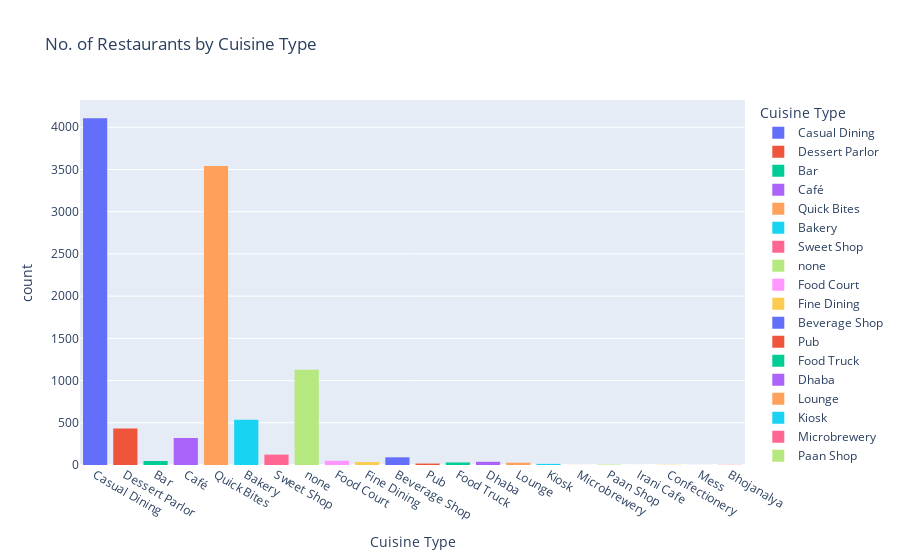

The code cell stored with this chart in its notebook:
### Markdown cell above
## Q1]How many Restaurants are in mumbai for each type of Cuisine?

### Code cell
fig = px.histogram(zomato_df, x='CUSINE TYPE', color='CUSINE TYPE',
 title= 'No. of Restaurants by Cuisine Type',
 labels={'CUSINE TYPE':'Cuisine Type'})
fig.show()

### Figure 1 — Plotly figure (JSON) as saved in the notebook; plotly's stock layout.template omitted (floating-point values rounded to 4 significant figures; data arrays with more than 128 entries replaced by an {"elided": "..."} marker saying what was removed)
{"data": [{"alignmentgroup": "True", "bingroup": "x", "hovertemplate": "Cuisine Type=%{x}<br>count=%{y}<extra></extra>", "legendgroup": "Casual Dining", "marker": {"color": "#636efa", "pattern": {"shape": ""}}, "name": "Casual Dining", "offsetgroup": "Casual Dining", "orientation": "v", "showlegend": true, "type": "histogram", "x": {"elided": "4107 str values"}, "xaxis": "x", "yaxis": "y"}, {"alignmentgroup": "True", "bingroup": "x", "hovertemplate": "Cuisine Type=%{x}<br>count=%{y}<extra></extra>", "legendgroup": "Dessert Parlor", "marker": {"color": "#EF553B", "pattern": {"shape": ""}}, "name": "Dessert Parlor", "offsetgroup": "Dessert Parlor", "orientation": "v", "showlegend": true, "type": "histogram", "x": {"elided": "431 str values"}, "xaxis": "x", "yaxis": "y"}, {"alignmentgroup": "True", "bingroup": "x", "hovertemplate": "Cuisine Type=%{x}<br>count=%{y}<extra></extra>", "legendgroup": "Bar", "marker": {"color": "#00cc96", "pattern": {"shape": ""}}, "name": "Bar", "offsetgroup": "Bar", "orientation": "v", "showlegend": true, "type": "histogram", "x": ["Bar", "Bar", "Bar", "Bar", "Bar", "Bar", "Bar", "Bar", "Bar", "Bar", "Bar", "Bar", "Bar", "Bar", "Bar", "Bar", "Bar", "Bar", "Bar", "Bar", "Bar", "Bar", "Bar", "Bar", "Bar", "Bar", "Bar", "Bar", "Bar", "Bar", "Bar", "Bar", "Bar", "Bar", "Bar", "Bar", "Bar", "Bar", "Bar", "Bar", "Bar", "Bar", "Bar", "Bar", "Bar", "Bar", "Bar"], "xaxis": "x", "yaxis": "y"}, {"alignmentgroup": "True", "bingroup": "x", "hovertemplate": "Cuisine Type=%{x}<br>count=%{y}<extra></extra>", "legendgroup": "Café", "marker": {"color": "#ab63fa", "pattern": {"shape": ""}}, "name": "Café", "offsetgroup": "Café", "orientation": "v", "showlegend": true, "type": "histogram", "x": {"elided": "320 str values"}, "xaxis": "x", "yaxis": "y"}, {"alignmentgroup": "True", "bingroup": "x", "hovertemplate": "Cuisine Type=%{x}<br>count=%{y}<extra></extra>", "legendgroup": "Quick Bites", "marker": {"color": "#FFA15A", "pattern": {"shape": ""}}, "name": "Quick Bites", "offsetgroup": "Quick Bites", "orientation": "v", "showlegend": true, "type": "histogram", "x": {"elided": "3540 str values"}, "xaxis": "x", "yaxis": "y"}, {"alignmentgroup": "True", "bingroup": "x", "hovertemplate": "Cuisine Type=%{x}<br>count=%{y}<extra></extra>", "legendgroup": "Bakery", "marker": {"color": "#19d3f3", "pattern": {"shape": ""}}, "name": "Bakery", "offsetgroup": "Bakery", "orientation": "v", "showlegend": true, "type": "histogram", "x": {"elided": "537 str values"}, "xaxis": "x", "yaxis": "y"}, {"alignmentgroup": "True", "bingroup": "x", "hovertemplate": "Cuisine Type=%{x}<br>count=%{y}<extra></extra>", "legendgroup": "Sweet Shop", "marker": {"color": "#FF6692", "pattern": {"shape": ""}}, "name": "Sweet Shop", "offsetgroup": "Sweet Shop", "orientation": "v", "showlegend": true, "type": "histogram", "x": ["Sweet Shop", "Sweet Shop", "Sweet Shop", "Sweet Shop", "Sweet Shop", "Sweet Shop", "Sweet Shop", "Sweet Shop", "Sweet Shop", "Sweet Shop", "Sweet Shop", "Sweet Shop", "Sweet Shop", "Sweet Shop", "Sweet Shop", "Sweet Shop", "Sweet Shop", "Sweet Shop", "Sweet Shop", "Sweet Shop", "Sweet Shop", "Sweet Shop", "Sweet Shop", "Sweet Shop", "Sweet Shop", "Sweet Shop", "Sweet Shop", "Sweet Shop", "Sweet Shop", "Sweet Shop", "Sweet Shop", "Sweet Shop", "Sweet Shop", "Sweet Shop", "Sweet Shop", "Sweet Shop", "Sweet Shop", "Sweet Shop", "Sweet Shop", "Sweet Shop", "Sweet Shop", "Sweet Shop", "Sweet Shop", "Sweet Shop", "Sweet Shop", "Sweet Shop", "Sweet Shop", "Sweet Shop", "Sweet Shop", "Sweet Shop", "Sweet Shop", "Sweet Shop", "Sweet Shop", "Sweet Shop", "Sweet Shop", "Sweet Shop", "Sweet Shop", "Sweet Shop", "Sweet Shop", "Sweet Shop", "Sweet Shop", "Sweet Shop", "Sweet Shop", "Sweet Shop", "Sweet Shop", "Sweet Shop", "Sweet Shop", "Sweet Shop", "Sweet Shop", "Sweet Shop", "Sweet Shop", "Sweet Shop", "Sweet Shop", "Sweet Shop", "Sweet Shop", "Sweet Shop", "Sweet Shop", "Sweet Shop", "Sweet Shop", "Sweet Shop", "Sweet Shop", "Sweet Shop", "Sweet Shop", "Sweet Shop", "Sweet Shop", "Sweet Shop", "Sweet Shop", "Sweet Shop", "Sweet Shop", "Sweet Shop", "Sweet Shop", "Sweet Shop", "Sweet Shop", "Sweet Shop", "Sweet Shop", "Sweet Shop", "Sweet Shop", "Sweet Shop", "Sweet Shop", "Sweet Shop", "Sweet Shop", "Sweet Shop", "Sweet Shop", "Sweet Shop", "Sweet Shop", "Sweet Shop", "Sweet Shop", "Sweet Shop", "Sweet Shop", "Sweet Shop", "Sweet Shop", "Sweet Shop", "Sweet Shop", "Sweet Shop", "Sweet Shop", "Sweet Shop", "Sweet Shop", "Sweet Shop", "Sweet Shop", "Sweet Shop", "Sweet Shop", "Sweet Shop", "Sweet Shop"], "xaxis": "x", "yaxis": "y"}, {"alignmentgroup": "True", "bingroup": "x", "hovertemplate": "Cuisine Type=%{x}<br>count=%{y}<extra></extra>", "legendgroup": "none", "marker": {"color": "#B6E880", "pattern": {"shape": ""}}, "name": "none", "offsetgroup": "none", "orientation": "v", "showlegend": true, "type": "histogram", "x": {"elided": "1127 str values"}, "xaxis": "x", "yaxis": "y"}, {"alignmentgroup": "True", "bingroup": "x", "hovertemplate": "Cuisine Type=%{x}<br>count=%{y}<extra></extra>", "legendgroup": "Food Court", "marker": {"color": "#FF97FF", "pattern": {"shape": ""}}, "name": "Food Court", "offsetgroup": "Food Court", "orientation": "v", "showlegend": true, "type": "histogram", "x": ["Food Court", "Food Court", "Food Court", "Food Court", "Food Court", "Food Court", "Food Court", "Food Court", "Food Court", "Food Court", "Food Court", "Food Court", "Food Court", "Food Court", "Food Court", "Food Court", "Food Court", "Food Court", "Food Court", "Food Court", "Food Court", "Food Court", "Food Court", "Food Court", "Food Court", "Food Court", "Food Court", "Food Court", "Food Court", "Food Court", "Food Court", "Food Court", "Food Court", "Food Court", "Food Court", "Food Court", "Food Court", "Food Court", "Food Court", "Food Court", "Food Court", "Food Court", "Food Court", "Food Court", "Food Court", "Food Court", "Food Court", "Food Court", "Food Court", "Food Court"], "xaxis": "x", "yaxis": "y"}, {"alignmentgroup": "True", "bingroup": "x", "hovertemplate": "Cuisine Type=%{x}<br>count=%{y}<extra></extra>", "legendgroup": "Fine Dining", "marker": {"color": "#FECB52", "pattern": {"shape": ""}}, "name": "Fine Dining", "offsetgroup": "Fine Dining", "orientation": "v", "showlegend": true, "type": "histogram", "x": ["Fine Dining", "Fine Dining", "Fine Dining", "Fine Dining", "Fine Dining", "Fine Dining", "Fine Dining", "Fine Dining", "Fine Dining", "Fine Dining", "Fine Dining", "Fine Dining", "Fine Dining", "Fine Dining", "Fine Dining", "Fine Dining", "Fine Dining", "Fine Dining", "Fine Dining", "Fine Dining", "Fine Dining", "Fine Dining", "Fine Dining", "Fine Dining", "Fine Dining", "Fine Dining", "Fine Dining", "Fine Dining", "Fine Dining", "Fine Dining", "Fine Dining", "Fine Dining", "Fine Dining", "Fine Dining", "Fine Dining"], "xaxis": "x", "yaxis": "y"}, {"alignmentgroup": "True", "bingroup": "x", "hovertemplate": "Cuisine Type=%{x}<br>count=%{y}<extra></extra>", "legendgroup": "Beverage Shop", "marker": {"color": "#636efa", "pattern": {"shape": ""}}, "name": "Beverage Shop", "offsetgroup": "Beverage Shop", "orientation": "v", "showlegend": true, "type": "histogram", "x": ["Beverage Shop", "Beverage Shop", "Beverage Shop", "Beverage Shop", "Beverage Shop", "Beverage Shop", "Beverage Shop", "Beverage Shop", "Beverage Shop", "Beverage Shop", "Beverage Shop", "Beverage Shop", "Beverage Shop", "Beverage Shop", "Beverage Shop", "Beverage Shop", "Beverage Shop", "Beverage Shop", "Beverage Shop", "Beverage Shop", "Beverage Shop", "Beverage Shop", "Beverage Shop", "Beverage Shop", "Beverage Shop", "Beverage Shop", "Beverage Shop", "Beverage Shop", "Beverage Shop", "Beverage Shop", "Beverage Shop", "Beverage Shop", "Beverage Shop", "Beverage Shop", "Beverage Shop", "Beverage Shop", "Beverage Shop", "Beverage Shop", "Beverage Shop", "Beverage Shop", "Beverage Shop", "Beverage Shop", "Beverage Shop", "Beverage Shop", "Beverage Shop", "Beverage Shop", "Beverage Shop", "Beverage Shop", "Beverage Shop", "Beverage Shop", "Beverage Shop", "Beverage Shop", "Beverage Shop", "Beverage Shop", "Beverage Shop", "Beverage Shop", "Beverage Shop", "Beverage Shop", "Beverage Shop", "Beverage Shop", "Beverage Shop", "Beverage Shop", "Beverage Shop", "Beverage Shop", "Beverage Shop", "Beverage Shop", "Beverage Shop", "Beverage Shop", "Beverage Shop", "Beverage Shop", "Beverage Shop", "Beverage Shop", "Beverage Shop", "Beverage Shop", "Beverage Shop", "Beverage Shop", "Beverage Shop", "Beverage Shop", "Beverage Shop", "Beverage Shop", "Beverage Shop", "Beverage Shop", "Beverage Shop", "Beverage Shop", "Beverage Shop", "Beverage Shop", "Beverage Shop", "Beverage Shop", "Beverage Shop", "Beverage Shop", "Beverage Shop"], "xaxis": "x", "yaxis": "y"}, {"alignmentgroup": "True", "bingroup": "x", "hovertemplate": "Cuisine Type=%{x}<br>count=%{y}<extra></extra>", "legendgroup": "Pub", "marker": {"color": "#EF553B", "pattern": {"shape": ""}}, "name": "Pub", "offsetgroup": "Pub", "orientation": "v", "showlegend": true, "type": "histogram", "x": ["Pub", "Pub", "Pub", "Pub", "Pub", "Pub", "Pub", "Pub", "Pub", "Pub", "Pub", "Pub", "Pub", "Pub", "Pub", "Pub", "Pub"], "xaxis": "x", "yaxis": "y"}, {"alignmentgroup": "True", "bingroup": "x", "hovertemplate": "Cuisine Type=%{x}<br>count=%{y}<extra></extra>", "legendgroup": "Food Truck", "marker": {"color": "#00cc96", "pattern": {"shape": ""}}, "name": "Food Truck", "offsetgroup": "Food Truck", "orientation": "v", "showlegend": true, "type": "histogram", "x": ["Food Truck", "Food Truck", "Food Truck", "Food Truck", "Food Truck", "Food Truck", "Food Truck", "Food Truck", "Food Truck", "Food Truck", "Food Truck", "Food Truck", "Food Truck", "Food Truck", "Food Truck", "Food Truck", "Food Truck", "Food Truck", "Food Truck", "Food Truck", "Food Truck", "Food Truck", "Food Truck", "Food Truck", "Food Truck", "Food Truck", "Food Truck", "Food Truck", "Food Truck", "Food Truck"], "xaxis": "x", "yaxis": "y"}, {"alignmentgroup": "True", "bingroup": "x", "hovertemplate": "Cuisine Type=%{x}<br>count=%{y}<extra></extra>", "legendgroup": "Dhaba", "marker": {"color": "#ab63fa", "pattern": {"shape": ""}}, "name": "Dhaba", "offsetgroup": "Dhaba", "orientation": "v", "showlegend": true, "type": "histogram", "x": ["Dhaba", "Dhaba", "Dhaba", "Dhaba", "Dhaba", "Dhaba", "Dhaba", "Dhaba", "Dhaba", "Dhaba", "Dhaba", "Dhaba", "Dhaba", "Dhaba", "Dhaba", "Dhaba", "Dhaba", "Dhaba", "Dhaba", "Dhaba", "Dhaba", "Dhaba", "Dhaba", "Dhaba", "Dhaba", "Dhaba", "Dhaba", "Dhaba", "Dhaba", "Dhaba", "Dhaba", "Dhaba", "Dhaba", "Dhaba", "Dhaba", "Dhaba", "Dhaba", "Dhaba"], "xaxis": "x", "yaxis": "y"}, {"alignmentgroup": "True", "bingroup": "x", "hovertemplate": "Cuisine Type=%{x}<br>count=%{y}<extra></extra>", "legendgroup": "Lounge", "marker": {"color": "#FFA15A", "pattern": {"shape": ""}}, "name": "Lounge", "offsetgroup": "Lounge", "orientation": "v", "showlegend": true, "type": "histogram", "x": ["Lounge", "Lounge", "Lounge", "Lounge", "Lounge", "Lounge", "Lounge", "Lounge", "Lounge", "Lounge", "Lounge", "Lounge", "Lounge", "Lounge", "Lounge", "Lounge", "Lounge", "Lounge", "Lounge", "Lounge", "Lounge", "Lounge", "Lounge", "Lounge", "Lounge", "Lounge", "Lounge"], "xaxis": "x", "yaxis": "y"}, {"alignmentgroup": "True", "bingroup": "x", "hovertemplate": "Cuisine Type=%{x}<br>count=%{y}<extra></extra>", "legendgroup": "Kiosk", "marker": {"color": "#19d3f3", "pattern": {"shape": ""}}, "name": "Kiosk", "offsetgroup": "Kiosk", "orientation": "v", "showlegend": true, "type": "histogram", "x": ["Kiosk", "Kiosk", "Kiosk", "Kiosk", "Kiosk", "Kiosk", "Kiosk", "Kiosk", "Kiosk", "Kiosk", "Kiosk", "Kiosk", "Kiosk"], "xaxis": "x", "yaxis": "y"}, {"alignmentgroup": "True", "bingroup": "x", "hovertemplate": "Cuisine Type=%{x}<br>count=%{y}<extra></extra>", "legendgroup": "Microbrewery", "marker": {"color": "#FF6692", "pattern": {"shape": ""}}, "name": "Microbrewery", "offsetgroup": "Microbrewery", "orientation": "v", "showlegend": true, "type": "histogram", "x": ["Microbrewery"], "xaxis": "x", "yaxis": "y"}, {"alignmentgroup": "True", "bingroup": "x", "hovertemplate": "Cuisine Type=%{x}<br>count=%{y}<extra></extra>", "legendgroup": "Paan Shop", "marker": {"color": "#B6E880", "pattern": {"shape": ""}}, "name": "Paan Shop", "offsetgroup": "Paan Shop", "orientation": "v", "showlegend": true, "type": "histogram", "x": ["Paan Shop", "Paan Shop", "Paan Shop", "Paan Shop", "Paan Shop", "Paan Shop"], "xaxis": "x", "yaxis": "y"}, {"alignmentgroup": "True", "bingroup": "x", "hovertemplate": "Cuisine Type=%{x}<br>count=%{y}<extra></extra>", "legendgroup": "Irani Cafe", "marker": {"color": "#FF97FF", "pattern": {"shape": ""}}, "name": "Irani Cafe", "offsetgroup": "Irani Cafe", "orientation": "v", "showlegend": true, "type": "histogram", "x": ["Irani Cafe"], "xaxis": "x", "yaxis": "y"}, {"alignmentgroup": "True", "bingroup": "x", "hovertemplate": "Cuisine Type=%{x}<br>count=%{y}<extra></extra>", "legendgroup": "Confectionery", "marker": {"color": "#FECB52", "pattern": {"shape": ""}}, "name": "Confectionery", "offsetgroup": "Confectionery", "orientation": "v", "showlegend": true, "type": "histogram", "x": ["Confectionery", "Confectionery", "Confectionery"], "xaxis": "x", "yaxis": "y"}, {"alignmentgroup": "True", "bingroup": "x", "hovertemplate": "Cuisine Type=%{x}<br>count=%{y}<extra></extra>", "legendgroup": "Mess", "marker": {"color": "#636efa", "pattern": {"shape": ""}}, "name": "Mess", "offsetgroup": "Mess", "orientation": "v", "showlegend": true, "type": "histogram", "x": ["Mess"], "xaxis": "x", "yaxis": "y"}, {"alignmentgroup": "True", "bingroup": "x", "hovertemplate": "Cuisine Type=%{x}<br>count=%{y}<extra></extra>", "legendgroup": "Bhojanalya", "marker": {"color": "#EF553B", "pattern": {"shape": ""}}, "name": "Bhojanalya", "offsetgroup": "Bhojanalya", "orientation": "v", "showlegend": true, "type": "histogram", "x": ["Bhojanalya", "Bhojanalya"], "xaxis": "x", "yaxis": "y"}], "layout": {"barmode": "relative", "legend": {"title": {"text": "Cuisine Type"}, "tracegroupgap": 0}, "title": {"text": "No. of Restaurants by Cuisine Type"}, "xaxis": {"anchor": "y", "categoryarray": ["Casual Dining", "Dessert Parlor", "Bar", "Café", "Quick Bites", "Bakery", "Sweet Shop", "none", "Food Court", "Fine Dining", "Beverage Shop", "Pub", "Food Truck", "Dhaba", "Lounge", "Kiosk", "Microbrewery", "Paan Shop", "Irani Cafe", "Confectionery", "Mess", "Bhojanalya"], "categoryorder": "array", "domain": [0, 1], "title": {"text": "Cuisine Type"}}, "yaxis": {"anchor": "x", "domain": [0, 1], "title": {"text": "count"}}}}
